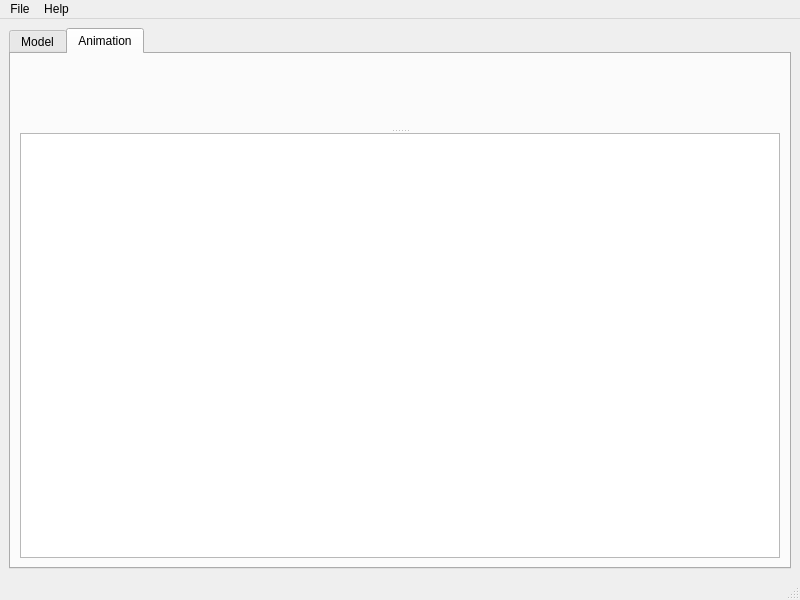
<?xml version="1.0" encoding="UTF-8"?>
<ui version="4.0">
 <class>MainWindow</class>
 <widget class="QMainWindow" name="MainWindow">
  <property name="geometry">
   <rect>
    <x>0</x>
    <y>0</y>
    <width>800</width>
    <height>600</height>
   </rect>
  </property>
  <property name="windowTitle">
   <string/>
  </property>
  <widget class="QWidget" name="centralwidget">
   <layout class="QVBoxLayout" name="verticalLayout">
    <item>
     <widget class="QTabWidget" name="tabWidget">
      <property name="currentIndex">
       <number>1</number>
      </property>
      <widget class="QWidget" name="modelTab">
       <attribute name="title">
        <string>Model</string>
       </attribute>
      </widget>
      <widget class="QWidget" name="animationTab">
       <attribute name="title">
        <string>Animation</string>
       </attribute>
       <layout class="QVBoxLayout" name="verticalLayout_2">
        <item>
         <widget class="QSplitter" name="splitter">
          <property name="orientation">
           <enum>Qt::Vertical</enum>
          </property>
          <widget class="TimeLineWidget" name="timeLineWidget" native="true"/>
          <widget class="QGraphicsView" name="graphicsView"/>
         </widget>
        </item>
       </layout>
      </widget>
     </widget>
    </item>
   </layout>
  </widget>
  <widget class="QMenuBar" name="menubar">
   <property name="geometry">
    <rect>
     <x>0</x>
     <y>0</y>
     <width>800</width>
     <height>21</height>
    </rect>
   </property>
   <widget class="QMenu" name="menuFile">
    <property name="title">
     <string>File</string>
    </property>
   </widget>
   <widget class="QMenu" name="menuAbout">
    <property name="title">
     <string>Help</string>
    </property>
   </widget>
   <addaction name="menuFile"/>
   <addaction name="menuAbout"/>
  </widget>
  <widget class="QStatusBar" name="statusbar"/>
 </widget>
 <customwidgets>
  <customwidget>
   <class>TimeLineWidget</class>
   <extends>QWidget</extends>
   <header location="global">timeline/timelinewidget.h</header>
   <container>1</container>
  </customwidget>
 </customwidgets>
 <resources/>
 <connections/>
</ui>
